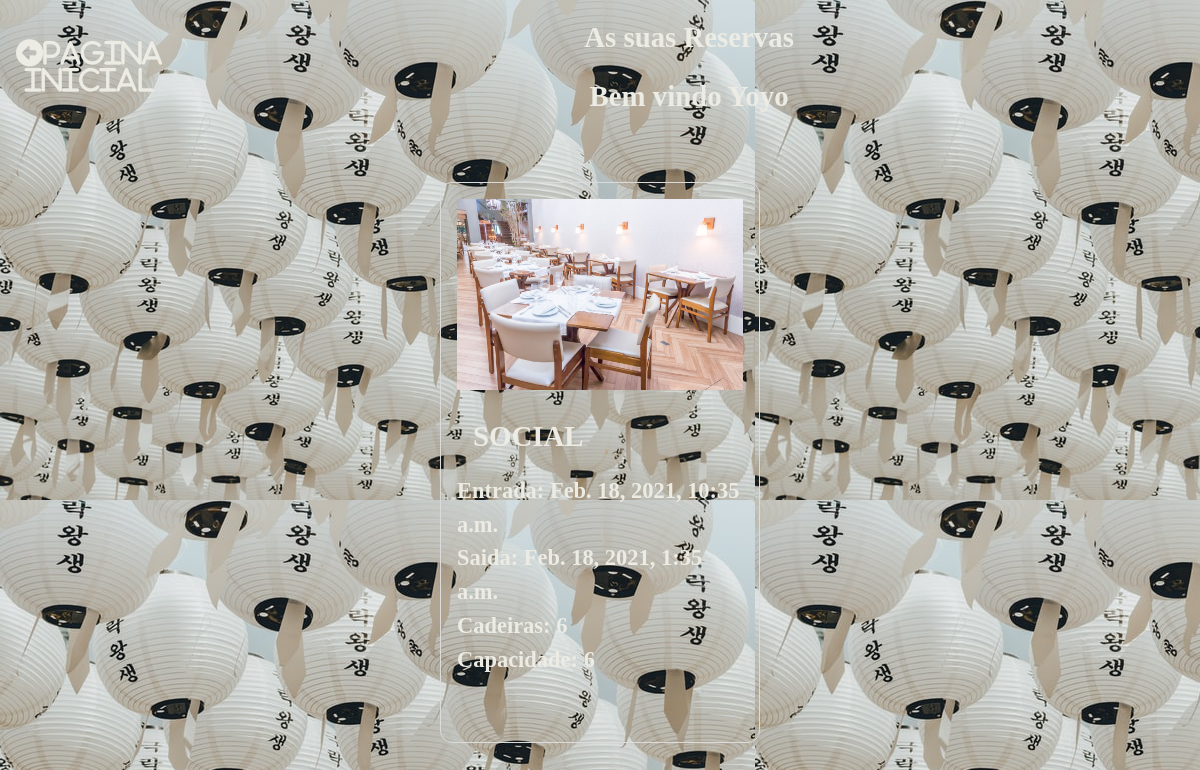
Before: /booking_list/ (signed in) with the older database file.
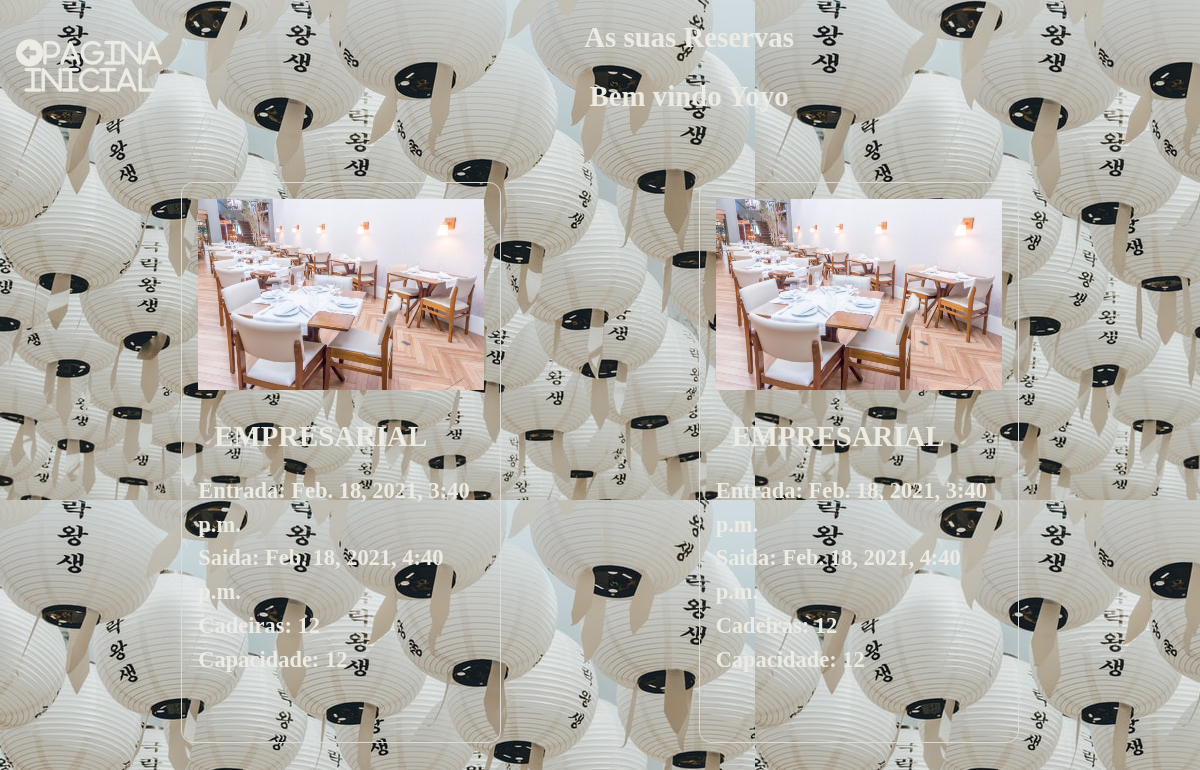
After: the same page with the newer database file.
### entregar/models.py (models this page shows, shortened)
class Booking(models.Model):
    user = models.ForeignKey(settings.AUTH_USER_MODEL,on_delete=models.CASCADE)
    room = models.ForeignKey(Room, on_delete=models.CASCADE)
    check_in = models.DateTimeField()
    check_out = models.DateTimeField()
    def get_room_category(self):
        room_categories = dict(self.room.ROOM_CATEGORIES)
        room_category = room_categories.get(self.room.category)
        return room_category
    def get_cancel_booking_url(self):
        return reverse_lazy('CancelBookingView', args=[self.pk, ])

class Room(models.Model):
    ROOM_CATEGORIES = (
        ('EMPRESARIAL', 'EMPRESARIAL'),
        ('SOCIAL', 'SOCIAL'),
        ('CASAL', 'CASAL'),
        ('VIP','VIP')
    )
    number = models.IntegerField()
    category = models.CharField(max_length=15, choices=ROOM_CATEGORIES)
    cadeiras = models.IntegerField()
    capacity = models.IntegerField()

### entregar/views.py (the view)
# urls.py: path('booking_list/', views.BookingListView.as_view(), name='BookingListView'),
class BookingListView(ListView):
    model = Booking
    template_name = "booking_list_view.html"
    def get_queryset(self, *args, **kwargs):
        if self.request.user.is_staff:
            booking_list = Booking.objects.all()
            return booking_list
        else:
            booking_list = Booking.objects.filter(user=self.request.user)
            return booking_list

### entregar/templates/entregar/booking_list_view.html (shortened to what this page needs)
<!DOCTYPE html>
{% load static %}
<html lang="en">
<head>
    <link rel="stylesheet" href="{% static '/css/booking_list_view.css' %}">
</head>
<body>
    <div class="content">
        <div class="header">
            <div class="headings">
                <h2>As suas Reservas</h2>
                <h2>Bem vindo {{user}}</h2>
            </div>
            <div class="home">
                <div class="home">
                    <a href="{% url 'RoomListView' %}"><i class="fas fa-arrow-alt-circle-left">Pagina inicial</i></a>
                </div>
            </div>
        </div>
        <div class="bookings">
            {% for booking in booking_list %}
            <div class="booking">
                 <img src="{% static 'images/mesas.jpg' %}"/>
                <div class="category">
                    <h2>{{booking.get_room_category}} </h2>
                </div>
                <div class="from">
                    <h3>Entrada: {{booking.check_in}}</h3>
                </div>
                <div class="to">
                    <h3>Saida: {{booking.check_out}}</h3>
                </div>
                <div class="beds">
                    <h3>Cadeiras: {{booking.room.cadeiras}}</h3>
                </div>
                <div class="capacity">
                    <h3>Capacidade: {{booking.room.capacity}}</h3>
                </div>
                <div class="cancel"><a href="{{booking.get_cancel_booking_url}}" class="invisible"></a></div>
            </div>
            {% endfor %}
        </div>
    </div>
</body>
</html>

Changed rows visible on the page:
removed Booking: get_room_category "SOCIAL", check_in "Feb. 18, 2021, 10:35 a.m.", check_out "Feb. 18, 2021, 1:35 a.m.", room.cadeiras "6", room.capacity "6"
added Booking: get_room_category "EMPRESARIAL", check_in "Feb. 18, 2021, 3:40 p.m.", check_out "Feb. 18, 2021, 4:40 p.m.", room.cadeiras "12", room.capacity "12"
added Booking: get_room_category "EMPRESARIAL", check_in "Feb. 18, 2021, 3:40 p.m.", check_out "Feb. 18, 2021, 4:40 p.m.", room.cadeiras "12", room.capacity "12"
